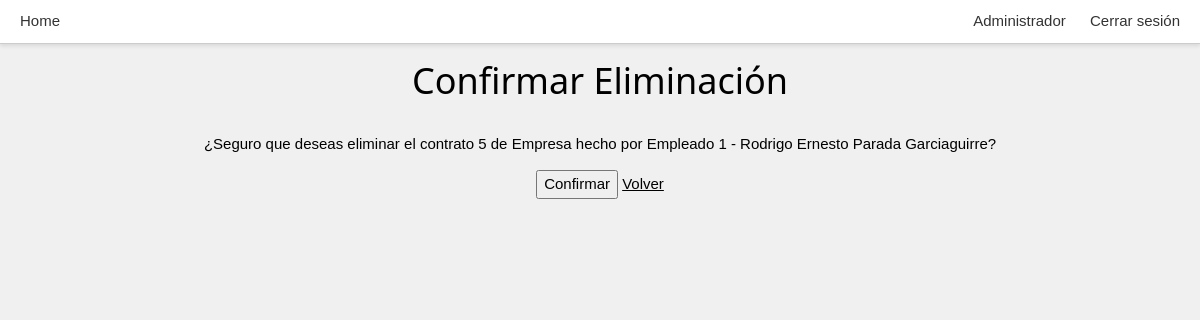
The page /contratos/36/eliminar/ (signed in) on the database its author committed.
### GestionContratos/models.py (models this page shows, shortened)
class ContratoEmpresa(models.Model):
    contrato = models.OneToOneField(Contrato, on_delete=models.CASCADE, related_name='contratoEmpresaDetalle') # contrato del que deriva
    contratante = models.ForeignKey('Sistema.Empresa', on_delete=models.CASCADE, related_name='contratosEmpresa')
    tipo = models.CharField(max_length=20, default=TipoContrato.EMPRESA.value, editable=False)

class Contrato(models.Model):
    contratoId = models.AutoField(primary_key=True) # ID del contrato
    fechaInicio = models.DateField() # Fecha de inicio
    fechaFin = models.DateField(null=True)
    aprobado = models.BooleanField()
    contenido = models.TextField()
    contratador = models.ForeignKey('Sistema.Empleado', on_delete=models.PROTECT, related_name='contratacionesEmpleado', blank=True) # Referencia al empleado que elabora el contrato
    archivo = models.URLField(null=True, blank=True)

### Sistema/models.py (models this page shows, shortened)
class Empleado(models.Model):
    empleadoId = models.AutoField(primary_key=True)  # Campo de identificación independiente para Empleado
    user = models.ForeignKey(User, on_delete=models.CASCADE, blank=True, null=True)
    persona = models.OneToOneField(Persona, on_delete=models.CASCADE)
    profesion = models.CharField(max_length=100)
    domicilio = models.ForeignKey('Domicilio', on_delete=models.CASCADE)
    informacionAdicional = models.TextField(blank=True, null=True)
    def __str__(self):
        return f"Empleado {self.empleadoId} - {self.persona.nombre} {self.persona.apellido}"

class Persona(models.Model):
    personaId = models.AutoField(primary_key=True)
    apellido = models.CharField(max_length=100)
    nombre = models.CharField(max_length=100)
    dui = models.CharField(max_length=10, null=True, blank=True)

### GestionCentroComercial/utils.py (the view)
    def wrapper(request, *args, **kwargs):
        if checkAdmin(request):
            return view_func(request, *args, **kwargs)
        else:
            referer = request.META.get('HTTP_REFERER', reverse('home'))
            return redirect(referer)

### GestionCentroComercial/utils.py (called while the page is built)
def checkAdmin(request):
    return request.user.groups.filter(name="Administrador").exists()

def requiereLogin(view_func):
    def wrapper(request, *args, **kwargs):
        if request.user.is_authenticated:
            return view_func(request, *args, **kwargs)
        else:
            return redirect(reverse('login'))
    return wrapper

def requiereAdmin(view_func):
    def wrapper(request, *args, **kwargs):
        if checkAdmin(request):
            return view_func(request, *args, **kwargs)
        else:
            referer = request.META.get('HTTP_REFERER', reverse('home'))
            return redirect(referer)
    return wrapper

### GestionContratos/utils.py (called while the page is built)
def contratoTipoDesdeContratoBase(contratoBase):
    tipoPersonal = None
    tipoServicio = None
    tipoArrendamiento = None
    try:
        tipoPersonal = ContratoEmpleado.objects.get(contrato=contratoBase)
    except ContratoEmpleado.DoesNotExist:
        pass
    try:
        tipoServicio = ContratoEmpresa.objects.get(contrato=contratoBase)
    except ContratoEmpresa.DoesNotExist:
        pass
    try:
        tipoArrendamiento = ContratoArrendamiento.objects.get(contrato=contratoBase)
    except ContratoArrendamiento.DoesNotExist:
        pass
    contratoEspecifico = None
    if tipoArrendamiento:
        contratoEspecifico = tipoArrendamiento
    elif tipoServicio:
        contratoEspecifico = tipoServicio
    elif tipoPersonal:
        contratoEspecifico = tipoPersonal
    else:
        raise Exception("Tipo no definido")
    return contratoEspecifico

### GestionContratos/views.py (called while the page is built, shortened)
@requiereLogin
@requiereAdmin
def eliminarContrato(request, contratoId):
    try:
        contratoBase = Contrato.objects.get(contratoId=contratoId)
        contrato = contratoTipoDesdeContratoBase(contratoBase)
    except:
        return redirect('contratos')
    exito = False
    if request.method == "GET":
        return render(request, 'confirmarEliminacion.html', {'objeto': contrato, 'esAdministrador': True})

### GestionContratos/templates/confirmarEliminacion.html (shortened to what this page needs)
{% extends 'base.html' %}
{% block content %}
<h1>Confirmar Eliminación</h1>
{% if mensajeExito %}
<p>Éxito al Borrar</p>
{% else %}
<p>¿Seguro que deseas eliminar el contrato {{ objeto.id }} de {{ objeto.tipo }} hecho por {{ objeto.contrato.contratador}}?</p>
{% endif %}
<form method="post">
    {% if not mensajeExito %}
    <button type="submit">Confirmar</button>
    {% endif %}
    <a href="{% url 'contratos' %}">Volver</a>
</form>
{% endblock %}

### GestionContratos/static/css/stilo.css (style rules this page uses)
body { font-family: Arial, sans-serif; margin: 0; padding: 0; display: flex; flex-direction: column; align-items: center; background-color: #f0f0f0; }

### GestionContratos/static/css/w3.css (style rules this page uses)
html { box-sizing:border-box }
*,*:before,*:after { box-sizing:inherit }
html { -ms-text-size-adjust:100%;-webkit-text-size-adjust:100% }
body { margin:0 }
a { background-color:transparent }
button,input,select,textarea,optgroup { font:inherit;margin:0 }
button,input { overflow:visible }
button,select { text-transform:none }
button,[type=button],[type=reset],[type=submit] { -webkit-appearance:button }
html,body { font-family:Verdana,sans-serif;font-size:15px;line-height:1.5 }
html { overflow-x:hidden }
h1 { font-size:36px }
h1,h2,h3,h4,h5,h6 { font-family:"Segoe UI",Arial,sans-serif;font-weight:400;margin:10px 0 }
a { color:inherit }
,.w3-round-medium { border-radius:4px }

### rows shown on the page
ContratoEmpresa: id "5", tipo "Empresa", contrato.contratador "Empleado 1 - Rodrigo Ernesto Parada Garciaguirre"
